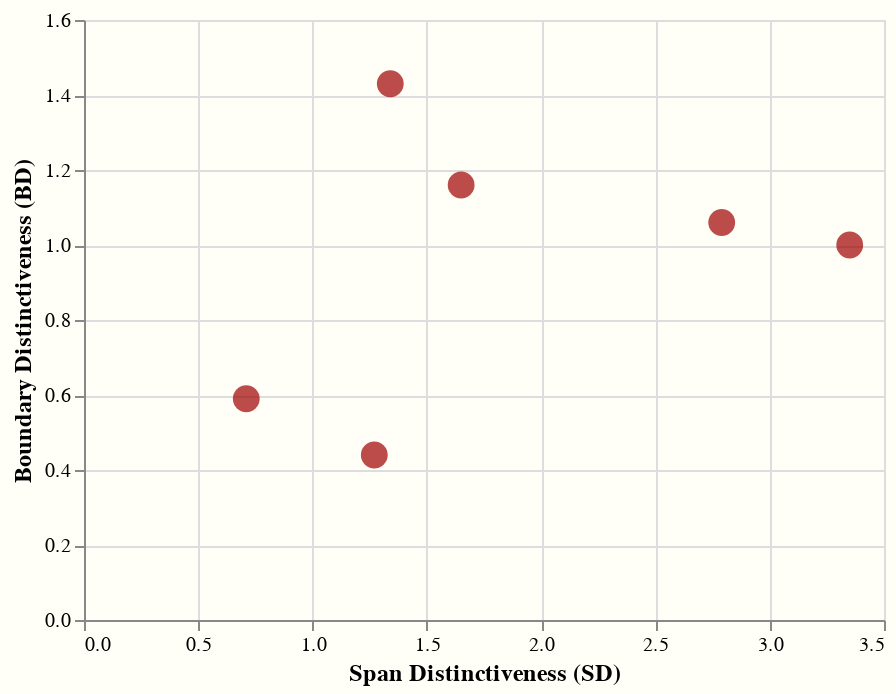

Notebook code for this chart:
### Code cell
chart

### Figure 1 — Vega-Lite specification as saved in the notebook (floating-point values rounded to 4 significant figures)
{"config": {"view": {"continuousWidth": 400, "continuousHeight": 300}, "background": "#FFFFF8", "mark": {"color": "#A00000"}}, "data": {"name": "data-7a767b52ab927aa8f448c7d669f2b3c2"}, "mark": {"type": "circle", "size": 180}, "encoding": {"tooltip": [{"field": "dataset", "type": "nominal"}, {"field": "length", "type": "quantitative"}, {"field": "frequency", "type": "quantitative"}, {"field": "sd", "type": "quantitative"}, {"field": "bd", "type": "quantitative"}], "x": {"axis": {"title": "Span Distinctiveness (SD)", "titleFontSize": 12}, "field": "sd", "type": "quantitative"}, "y": {"axis": {"title": "Boundary Distinctiveness (BD)", "titleFontSize": 12}, "field": "bd", "type": "quantitative"}}, "selection": {"selector019": {"type": "interval", "bind": "scales", "encodings": ["x", "y"]}}, "$schema": "https://vega.github.io/schema/vega-lite/v4.17.0.json", "datasets": {"data-7a767b52ab927aa8f448c7d669f2b3c2": [{"dataset": "riqua", "length": 7.03, "frequency": 4026, "sd": 1.65, "bd": 1.16}, {"dataset": "parc", "length": 7.89, "frequency": 16840, "sd": 1.34, "bd": 1.43}, {"dataset": "conll00", "length": 1.55, "frequency": 37168, "sd": 1.27, "bd": 0.44}, {"dataset": "conll03", "length": 1.34, "frequency": 5874, "sd": 2.79, "bd": 1.06}, {"dataset": "ontonotes", "length": 1.62, "frequency": 16861, "sd": 3.35, "bd": 1.0}, {"dataset": "ebmnlp", "length": 3.65, "frequency": 21788, "sd": 0.71, "bd": 0.59}]}}
